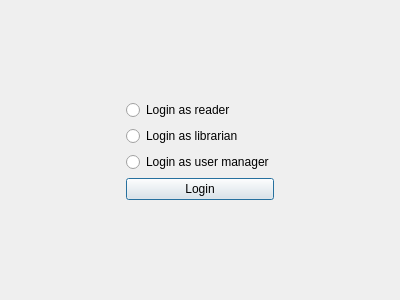
<?xml version="1.0" encoding="UTF-8"?>
<ui version="4.0">
 <class>SelectRole</class>
 <widget class="QDialog" name="SelectRole">
  <property name="geometry">
   <rect>
    <x>0</x>
    <y>0</y>
    <width>400</width>
    <height>300</height>
   </rect>
  </property>
  <property name="windowTitle">
   <string>Dialog</string>
  </property>
  <layout class="QGridLayout" name="gridLayout">
   <item row="2" column="2">
    <spacer name="horizontalSpacer">
     <property name="orientation">
      <enum>Qt::Horizontal</enum>
     </property>
     <property name="sizeHint" stdset="0">
      <size>
       <width>40</width>
       <height>20</height>
      </size>
     </property>
    </spacer>
   </item>
   <item row="4" column="1">
    <widget class="QPushButton" name="loginButton">
     <property name="text">
      <string>Login</string>
     </property>
    </widget>
   </item>
   <item row="2" column="1">
    <widget class="QRadioButton" name="librarianButton">
     <property name="text">
      <string>Login as librarian</string>
     </property>
    </widget>
   </item>
   <item row="1" column="0">
    <spacer name="horizontalSpacer_2">
     <property name="orientation">
      <enum>Qt::Horizontal</enum>
     </property>
     <property name="sizeHint" stdset="0">
      <size>
       <width>40</width>
       <height>20</height>
      </size>
     </property>
    </spacer>
   </item>
   <item row="5" column="1">
    <spacer name="verticalSpacer">
     <property name="orientation">
      <enum>Qt::Vertical</enum>
     </property>
     <property name="sizeHint" stdset="0">
      <size>
       <width>20</width>
       <height>40</height>
      </size>
     </property>
    </spacer>
   </item>
   <item row="3" column="1">
    <widget class="QRadioButton" name="usermanagerButton">
     <property name="text">
      <string>Login as user manager</string>
     </property>
    </widget>
   </item>
   <item row="1" column="1">
    <widget class="QRadioButton" name="readerButton">
     <property name="text">
      <string>Login as reader</string>
     </property>
    </widget>
   </item>
   <item row="0" column="1">
    <spacer name="verticalSpacer_2">
     <property name="orientation">
      <enum>Qt::Vertical</enum>
     </property>
     <property name="sizeHint" stdset="0">
      <size>
       <width>20</width>
       <height>40</height>
      </size>
     </property>
    </spacer>
   </item>
  </layout>
 </widget>
 <resources/>
 <connections/>
</ui>
